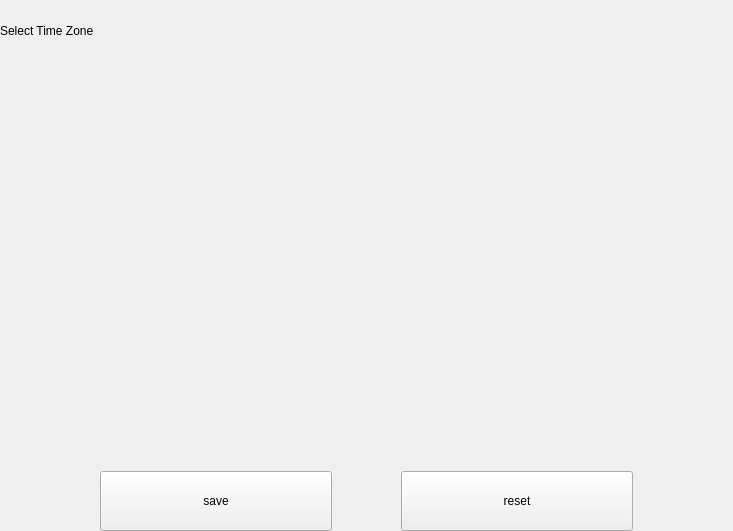
<?xml version="1.0" encoding="UTF-8"?>
<ui version="4.0">
 <class>TimezoneSettings</class>
 <widget class="QWidget" name="TimezoneSettings">
  <property name="geometry">
   <rect>
    <x>0</x>
    <y>0</y>
    <width>733</width>
    <height>531</height>
   </rect>
  </property>
  <property name="windowTitle">
   <string>TimezoneSettings</string>
  </property>
  <layout class="QVBoxLayout" name="verticalLayout">
   <property name="spacing">
    <number>0</number>
   </property>
   <property name="leftMargin">
    <number>0</number>
   </property>
   <property name="topMargin">
    <number>0</number>
   </property>
   <property name="rightMargin">
    <number>0</number>
   </property>
   <property name="bottomMargin">
    <number>0</number>
   </property>
   <item>
    <layout class="QHBoxLayout" name="layout_timeZoneTitle">
     <property name="spacing">
      <number>0</number>
     </property>
     <property name="topMargin">
      <number>24</number>
     </property>
     <property name="bottomMargin">
      <number>10</number>
     </property>
     <item>
      <widget class="QLabel" name="label_timeZone">
       <property name="sizePolicy">
        <sizepolicy hsizetype="Preferred" vsizetype="Preferred">
         <horstretch>0</horstretch>
         <verstretch>0</verstretch>
        </sizepolicy>
       </property>
       <property name="text">
        <string>Select Time Zone</string>
       </property>
      </widget>
     </item>
    </layout>
   </item>
   <item>
    <widget class="KiranTimeZone" name="timezone" native="true"/>
   </item>
   <item>
    <spacer name="verticalSpacer">
     <property name="orientation">
      <enum>Qt::Vertical</enum>
     </property>
     <property name="sizeHint" stdset="0">
      <size>
       <width>20</width>
       <height>40</height>
      </size>
     </property>
    </spacer>
   </item>
   <item>
    <layout class="QHBoxLayout" name="horizontalLayout" stretch="5,0,2,0,5">
     <property name="spacing">
      <number>30</number>
     </property>
     <property name="topMargin">
      <number>24</number>
     </property>
     <item>
      <spacer name="horizontalSpacer">
       <property name="orientation">
        <enum>Qt::Horizontal</enum>
       </property>
       <property name="sizeHint" stdset="0">
        <size>
         <width>40</width>
         <height>20</height>
        </size>
       </property>
      </spacer>
     </item>
     <item>
      <widget class="QPushButton" name="btn_save">
       <property name="sizePolicy">
        <sizepolicy hsizetype="Fixed" vsizetype="Fixed">
         <horstretch>0</horstretch>
         <verstretch>0</verstretch>
        </sizepolicy>
       </property>
       <property name="minimumSize">
        <size>
         <width>232</width>
         <height>60</height>
        </size>
       </property>
       <property name="maximumSize">
        <size>
         <width>232</width>
         <height>60</height>
        </size>
       </property>
       <property name="text">
        <string>save</string>
       </property>
      </widget>
     </item>
     <item>
      <spacer name="horizontalSpacer_2">
       <property name="orientation">
        <enum>Qt::Horizontal</enum>
       </property>
       <property name="sizeHint" stdset="0">
        <size>
         <width>40</width>
         <height>20</height>
        </size>
       </property>
      </spacer>
     </item>
     <item>
      <widget class="QPushButton" name="btn_reset">
       <property name="sizePolicy">
        <sizepolicy hsizetype="Fixed" vsizetype="Fixed">
         <horstretch>0</horstretch>
         <verstretch>0</verstretch>
        </sizepolicy>
       </property>
       <property name="minimumSize">
        <size>
         <width>232</width>
         <height>60</height>
        </size>
       </property>
       <property name="maximumSize">
        <size>
         <width>232</width>
         <height>60</height>
        </size>
       </property>
       <property name="text">
        <string>reset</string>
       </property>
      </widget>
     </item>
     <item>
      <spacer name="horizontalSpacer_3">
       <property name="orientation">
        <enum>Qt::Horizontal</enum>
       </property>
       <property name="sizeHint" stdset="0">
        <size>
         <width>40</width>
         <height>20</height>
        </size>
       </property>
      </spacer>
     </item>
    </layout>
   </item>
  </layout>
 </widget>
 <customwidgets>
  <customwidget>
   <class>KiranTimeZone</class>
   <extends>QWidget</extends>
   <header location="global">kiran-time-zone.h</header>
   <container>1</container>
  </customwidget>
 </customwidgets>
 <resources/>
 <connections/>
</ui>
